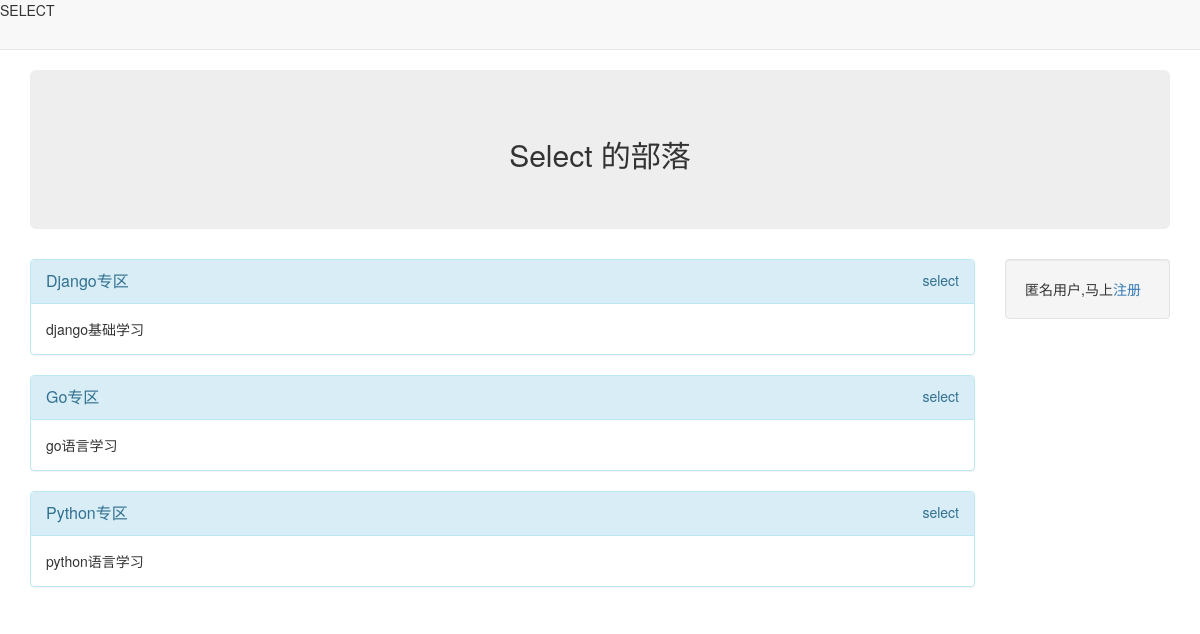
/, run on an earlier commit of the app's database.
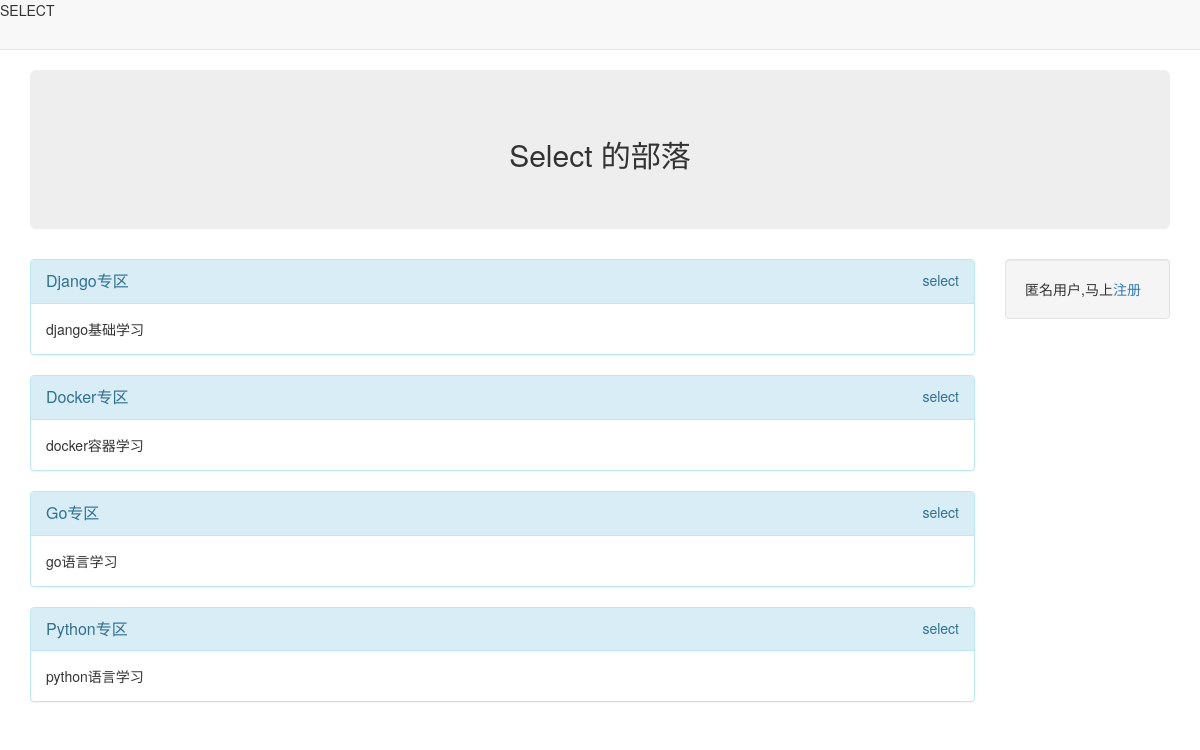
And on a later commit of the database.
### block/models.py (models this page shows, shortened)
class Block(models.Model):
    name = models.CharField("版块名称", max_length=20)
    desc = models.CharField("版块描述", max_length=200)
    manager_name = models.CharField("管理员名称", max_length=20)
    status = models.IntegerField("状态", choices=((0, "正常"), (-1, "删除")))
    class Meta:
        verbose_name = "版块"
        verbose_name_plural = "版块"

### forum/views.py (the view)
# urls.py: url(r'^$', views.index),
def index(request):
    block_info = Block.objects.filter(status=0).order_by("-id")
    return render(request, "index.html", {"blocks": block_info})

### templates/index.html
{% extends "base.html" %}
{% block content %}
        <div class="col-xs-12 col-md-10">
            {%for bl in blocks %}
                <div class="panel panel-info">
                  <div class="panel-heading">
                    <span class="panel-title "><a href="/article/list/{{ bl.id }}">{{ bl.name }}</a></span>
                    <span class="pull-right">{{ bl.manager_name }}</span>
                  </div>
                  <div class="panel-body">
                    {{ bl.desc }}
                  </div>
                </div>
            {% endfor %}
        </div>
        <div class="col-xs-12 col-md-2">
            <div class="well">匿名用户,马上<a href="/register/">注册</a></div>
        </div>
{% endblock %}

What changed in the data, as far as the page shows it:
now on this page (row edited): Block: name "Docker专区", manager_name "select", desc "docker容器学习"
